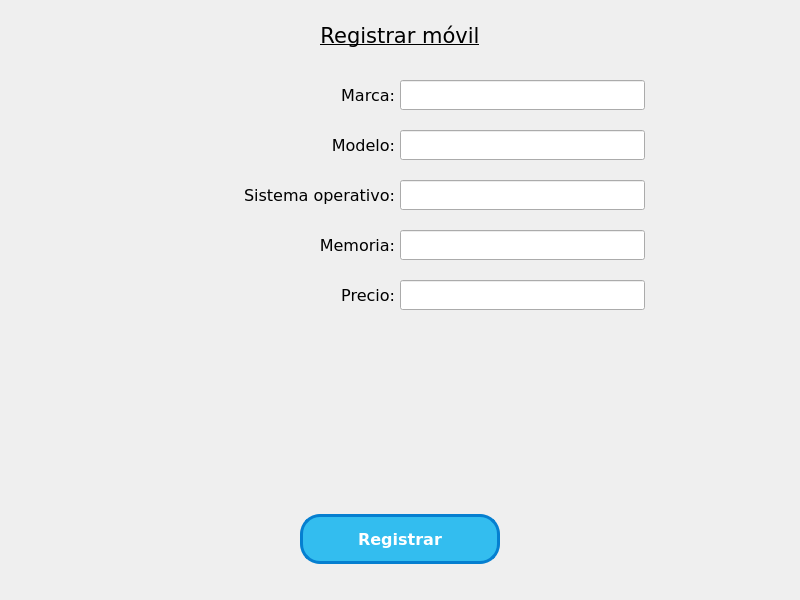
<?xml version="1.0" encoding="UTF-8"?>
<ui version="4.0">
 <class>window_register</class>
 <widget class="QMainWindow" name="window_register">
  <property name="geometry">
   <rect>
    <x>0</x>
    <y>0</y>
    <width>800</width>
    <height>600</height>
   </rect>
  </property>
  <property name="sizePolicy">
   <sizepolicy hsizetype="Preferred" vsizetype="Preferred">
    <horstretch>1</horstretch>
    <verstretch>0</verstretch>
   </sizepolicy>
  </property>
  <property name="minimumSize">
   <size>
    <width>800</width>
    <height>600</height>
   </size>
  </property>
  <property name="maximumSize">
   <size>
    <width>800</width>
    <height>600</height>
   </size>
  </property>
  <property name="font">
   <font>
    <family>Verdana</family>
    <pointsize>10</pointsize>
   </font>
  </property>
  <property name="windowTitle">
   <string>Móviles</string>
  </property>
  <property name="windowIcon">
   <iconset resource="images/images.qrc">
    <normaloff>:/icons/icon_mobile_phone.png</normaloff>:/icons/icon_mobile_phone.png</iconset>
  </property>
  <property name="iconSize">
   <size>
    <width>32</width>
    <height>32</height>
   </size>
  </property>
  <widget class="QWidget" name="centralwidget">
   <widget class="QLabel" name="lbl_title">
    <property name="geometry">
     <rect>
      <x>200</x>
      <y>10</y>
      <width>400</width>
      <height>50</height>
     </rect>
    </property>
    <property name="sizePolicy">
     <sizepolicy hsizetype="Expanding" vsizetype="Fixed">
      <horstretch>0</horstretch>
      <verstretch>0</verstretch>
     </sizepolicy>
    </property>
    <property name="font">
     <font>
      <family>Verdana</family>
      <pointsize>16</pointsize>
      <underline>true</underline>
     </font>
    </property>
    <property name="text">
     <string>Registrar móvil</string>
    </property>
    <property name="alignment">
     <set>Qt::AlignCenter</set>
    </property>
   </widget>
   <widget class="QLabel" name="lbl_model">
    <property name="geometry">
     <rect>
      <x>150</x>
      <y>130</y>
      <width>245</width>
      <height>30</height>
     </rect>
    </property>
    <property name="sizePolicy">
     <sizepolicy hsizetype="Fixed" vsizetype="Fixed">
      <horstretch>0</horstretch>
      <verstretch>0</verstretch>
     </sizepolicy>
    </property>
    <property name="font">
     <font>
      <family>Verdana</family>
      <pointsize>12</pointsize>
     </font>
    </property>
    <property name="text">
     <string>Modelo:</string>
    </property>
    <property name="alignment">
     <set>Qt::AlignRight|Qt::AlignTrailing|Qt::AlignVCenter</set>
    </property>
   </widget>
   <widget class="QLineEdit" name="txt_model">
    <property name="geometry">
     <rect>
      <x>400</x>
      <y>130</y>
      <width>245</width>
      <height>30</height>
     </rect>
    </property>
    <property name="sizePolicy">
     <sizepolicy hsizetype="Fixed" vsizetype="Fixed">
      <horstretch>0</horstretch>
      <verstretch>0</verstretch>
     </sizepolicy>
    </property>
    <property name="font">
     <font>
      <family>Verdana</family>
      <pointsize>12</pointsize>
     </font>
    </property>
   </widget>
   <widget class="QLabel" name="lbl_os">
    <property name="geometry">
     <rect>
      <x>150</x>
      <y>180</y>
      <width>245</width>
      <height>30</height>
     </rect>
    </property>
    <property name="sizePolicy">
     <sizepolicy hsizetype="Fixed" vsizetype="Fixed">
      <horstretch>0</horstretch>
      <verstretch>0</verstretch>
     </sizepolicy>
    </property>
    <property name="font">
     <font>
      <family>Verdana</family>
      <pointsize>12</pointsize>
     </font>
    </property>
    <property name="text">
     <string>Sistema operativo:</string>
    </property>
    <property name="alignment">
     <set>Qt::AlignRight|Qt::AlignTrailing|Qt::AlignVCenter</set>
    </property>
   </widget>
   <widget class="QLineEdit" name="txt_os">
    <property name="geometry">
     <rect>
      <x>400</x>
      <y>180</y>
      <width>245</width>
      <height>30</height>
     </rect>
    </property>
    <property name="sizePolicy">
     <sizepolicy hsizetype="Fixed" vsizetype="Fixed">
      <horstretch>0</horstretch>
      <verstretch>0</verstretch>
     </sizepolicy>
    </property>
    <property name="font">
     <font>
      <family>Verdana</family>
      <pointsize>12</pointsize>
     </font>
    </property>
   </widget>
   <widget class="QLabel" name="lbl_memory">
    <property name="geometry">
     <rect>
      <x>150</x>
      <y>230</y>
      <width>245</width>
      <height>30</height>
     </rect>
    </property>
    <property name="sizePolicy">
     <sizepolicy hsizetype="Fixed" vsizetype="Fixed">
      <horstretch>0</horstretch>
      <verstretch>0</verstretch>
     </sizepolicy>
    </property>
    <property name="font">
     <font>
      <pointsize>12</pointsize>
     </font>
    </property>
    <property name="text">
     <string>Memoria:</string>
    </property>
    <property name="alignment">
     <set>Qt::AlignRight|Qt::AlignTrailing|Qt::AlignVCenter</set>
    </property>
   </widget>
   <widget class="QLineEdit" name="txt_memory">
    <property name="geometry">
     <rect>
      <x>400</x>
      <y>230</y>
      <width>245</width>
      <height>30</height>
     </rect>
    </property>
    <property name="sizePolicy">
     <sizepolicy hsizetype="Fixed" vsizetype="Fixed">
      <horstretch>0</horstretch>
      <verstretch>0</verstretch>
     </sizepolicy>
    </property>
    <property name="font">
     <font>
      <pointsize>12</pointsize>
     </font>
    </property>
   </widget>
   <widget class="QLabel" name="lbl_price">
    <property name="geometry">
     <rect>
      <x>150</x>
      <y>280</y>
      <width>245</width>
      <height>30</height>
     </rect>
    </property>
    <property name="sizePolicy">
     <sizepolicy hsizetype="Fixed" vsizetype="Fixed">
      <horstretch>0</horstretch>
      <verstretch>0</verstretch>
     </sizepolicy>
    </property>
    <property name="font">
     <font>
      <pointsize>12</pointsize>
     </font>
    </property>
    <property name="text">
     <string>Precio:</string>
    </property>
    <property name="alignment">
     <set>Qt::AlignRight|Qt::AlignTrailing|Qt::AlignVCenter</set>
    </property>
   </widget>
   <widget class="QLineEdit" name="txt_price">
    <property name="geometry">
     <rect>
      <x>400</x>
      <y>280</y>
      <width>245</width>
      <height>30</height>
     </rect>
    </property>
    <property name="sizePolicy">
     <sizepolicy hsizetype="Fixed" vsizetype="Fixed">
      <horstretch>0</horstretch>
      <verstretch>0</verstretch>
     </sizepolicy>
    </property>
    <property name="font">
     <font>
      <family>Verdana</family>
      <pointsize>12</pointsize>
     </font>
    </property>
   </widget>
   <widget class="QPushButton" name="btn_register">
    <property name="geometry">
     <rect>
      <x>300</x>
      <y>514</y>
      <width>200</width>
      <height>50</height>
     </rect>
    </property>
    <property name="font">
     <font>
      <family>Verdana</family>
      <pointsize>-1</pointsize>
      <weight>75</weight>
      <bold>true</bold>
     </font>
    </property>
    <property name="styleSheet">
     <string notr="true">	background-color:#33bdef;
	border-radius:20px;
	border:3px solid #057fd0;
	color:#ffffff;
	font-family:Verdana;
	font-size:16px;
	font-weight:bold;
</string>
    </property>
    <property name="text">
     <string>Registrar</string>
    </property>
    <property name="icon">
     <iconset resource="images/images.qrc">
      <normaloff>:/icons/icon_save.png</normaloff>:/icons/icon_save.png</iconset>
    </property>
    <property name="iconSize">
     <size>
      <width>32</width>
      <height>32</height>
     </size>
    </property>
   </widget>
   <widget class="QLabel" name="lbl_brand">
    <property name="geometry">
     <rect>
      <x>150</x>
      <y>80</y>
      <width>245</width>
      <height>30</height>
     </rect>
    </property>
    <property name="sizePolicy">
     <sizepolicy hsizetype="Fixed" vsizetype="Fixed">
      <horstretch>1</horstretch>
      <verstretch>0</verstretch>
     </sizepolicy>
    </property>
    <property name="font">
     <font>
      <family>Verdana</family>
      <pointsize>12</pointsize>
     </font>
    </property>
    <property name="text">
     <string>Marca:</string>
    </property>
    <property name="alignment">
     <set>Qt::AlignRight|Qt::AlignTrailing|Qt::AlignVCenter</set>
    </property>
   </widget>
   <widget class="QLineEdit" name="txt_brand">
    <property name="geometry">
     <rect>
      <x>400</x>
      <y>80</y>
      <width>245</width>
      <height>30</height>
     </rect>
    </property>
    <property name="sizePolicy">
     <sizepolicy hsizetype="Fixed" vsizetype="Fixed">
      <horstretch>0</horstretch>
      <verstretch>0</verstretch>
     </sizepolicy>
    </property>
    <property name="font">
     <font>
      <family>Verdana</family>
      <pointsize>12</pointsize>
     </font>
    </property>
   </widget>
  </widget>
  <action name="menu_registrar">
   <property name="text">
    <string>Registrar móvil</string>
   </property>
  </action>
  <action name="menu_listar_text">
   <property name="text">
    <string>Listar móviles (TextEdit)</string>
   </property>
  </action>
  <action name="menu_salir">
   <property name="text">
    <string>Salir</string>
   </property>
  </action>
  <action name="menu_listar_list">
   <property name="text">
    <string>Listar móviles (List Widget)</string>
   </property>
  </action>
  <action name="menu_listar_table">
   <property name="text">
    <string>Listar móviles (Table Widget)</string>
   </property>
  </action>
 </widget>
 <resources>
  <include location="images/images.qrc"/>
 </resources>
 <connections/>
</ui>
